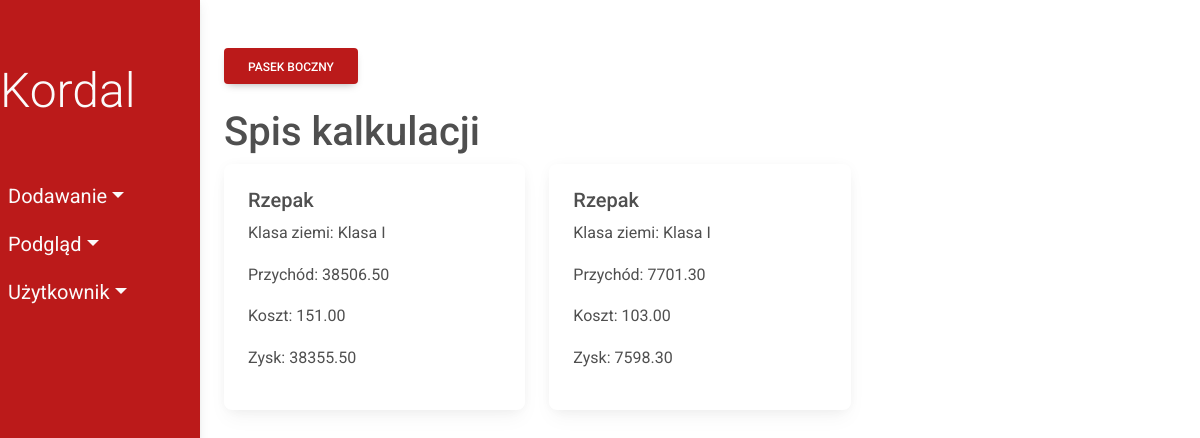
The page /plant_prices/calculate on the database its author committed.
### fields/models.py (models this page shows)
class Plant(models.Model):
    plant_name = models.CharField(max_length=50)
    seed_price = models.DecimalField(max_digits=10, decimal_places=2)
    class Meta:
        db_table = 'Plant'
    def __str__(self):
        return self.plant_name

class ClassField(models.Model):
    class_name = models.CharField(max_length=10)
    class Meta:
        db_table = 'ClassField'
    def __str__(self):
        return self.class_name

### fields/views/viewsPredictOptimal.py (the view)
def calculate_profit(request):
    all_costs=home()
    all_predicted_crops = []
    all_predicted_crops = PredictedCrop.objects.all()
    all_plants = get_all_plants()
    all_prices=get_all_prices()
    all_classes=get_all_classes()
    output=[]
    for c in all_classes:
        for pc in all_predicted_crops:
            for (predicted_crop, plant,class_field, cost) in all_costs:
                if predicted_crop.id == pc.id:
                    if c == str(pc.class_field) and c == str(class_field) and str(plant)==str(pc.plant):
                        income = pc.crop_mass * get_plant_price(pc.plant, 1)
                        profit = income - cost
                        output.append((str(pc.class_field),float(profit), plant, float(income), float(cost), predicted_crop ))
    output.sort(reverse=1)
    print(output)
    show_profits(output)
    return render(request, 'fields/show/calculations.html', {'output': output})

### fields/models.py (called while the page is built)
    def __str__(self):
        return self.predicted_crop_name

### fields/views/getElements.py (called while the page is built)
def cost_of_seed(plant_n):
    cost = 0
    try:
        plant = Plant.objects.get(plant_name=plant_n)
        plant_price = plant.seed_price
        return plant_price
    except Plant.DoesNotExist:
        pass

def get_all_classes():
    classes=[]
    for p in ClassField.objects.all():
        classes.append(p.class_name)
    return set(classes)

def get_all_prices():
    plant_prices_obj = PlantPrice.objects.filter(is_predicted=1)
    return plant_prices_obj

def get_all_plants():
    plant_obj = Plant.objects.all()
    return plant_obj

def get_plant_id(plant_n):
    try:
        plant = Plant.objects.get(plant_name=plant_n)
        plant_id = plant.id
        return plant_id
    except Plant.DoesNotExist:
        pass

def get_plant_price(plant_n, predicted):
    try:
        id=get_plant_id(plant_n)
        obj = PlantPrice.objects.get(plant=int(id), is_predicted=predicted)
        obj_income = obj.price
        return obj_income
    except PlantPrice.DoesNotExist:
        pass

def get_fertilizer_price(fertilizer_id):
    try:
        fertilizer = Fertilizer.objects.get(id=fertilizer_id)
        fert_price = fertilizer.price
        return fert_price
    except Fertilizer.DoesNotExist:
        pass

### fields/views/viewsCosts.py (called while the page is built)
def cost_of_fertilization(pred_crop_id):
    all_fert_plans = FertilizationPlan.objects.filter(
        predicted_crop_id=pred_crop_id)
    cost = 0
    for f in all_fert_plans:
        cost += get_fertilizer_price(f.fertilizer_id) * f.fertilizer_mass #from getElements
    return cost

### fields/views/viewsPredictOptimal.py (called while the page is built)
def home():
    all_predicted_crops = []
    all_predicted_crops = PredictedCrop.objects.all()
    prediction_and_cost = []
    for predicted_crop in all_predicted_crops:
        cost_fert = cost_of_fertilization(predicted_crop.id)
        cost_seed = cost_of_seed(predicted_crop.plant)
        plant = predicted_crop.plant
        class_field = predicted_crop.class_field
        cost_sum = cost_fert + cost_seed
        prediction_and_cost.append(
            (predicted_crop, plant, class_field, cost_sum))
    return (prediction_and_cost)

def show_profits(output):
    all_classes=get_all_classes()
    vals = []
    for c in all_classes:
        for class_field, profit, plant, income, cost, predicted_crop in output:
            if str(class_field) == str(c):
                vals.append((plant, class_field, profit, income, cost, predicted_crop.predicted_crop_name))
                break
    print(vals)

### fields/templates/fields/show/calculations.html
{% extends 'fields/index.html' %}
  {% block content %}
  <h1>Spis kalkulacji</h1>
  <div class="row">
    {% for class_field, profit, plant_obj, income, cost, predicted_crop  in output %}
    <div class="col-sm-4">
      <div class="card">
        <div class="card-body">
          <h5 class="card-title">{{ plant_obj }}</h5>
          <p>Klasa ziemi: {{class_field}}</p>
          <p>Przychód: {{income|floatformat:2}}</p>
          <p>Koszt: {{cost|floatformat:2}}</p>
          <p>Zysk: {{profit|floatformat:2}}</p>
        </div>
      </div>
    </div>
    {% endfor %}
  </div>
  {% endblock %}

### fields/static/css/style.css (style rules this page uses)
* { margin: 0; padding: 0; box-sizing: border-box; }
:root { --nav-bg: #bb1a1a; --dropdown-bg: #cc2b2b }
body { min-height: 100vh; background-color: #fff; }

### rows shown on the page
Plant: plant_name "Rzepak", class_name "Klasa I", income "38506.50", cost "151.00", profit "38355.50", income "7701.30", cost "103.00", profit "7598.30"
